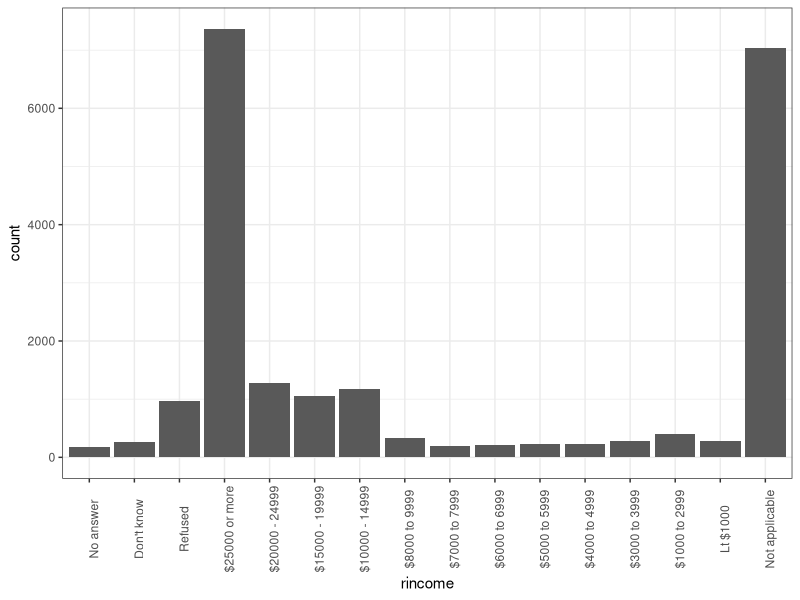
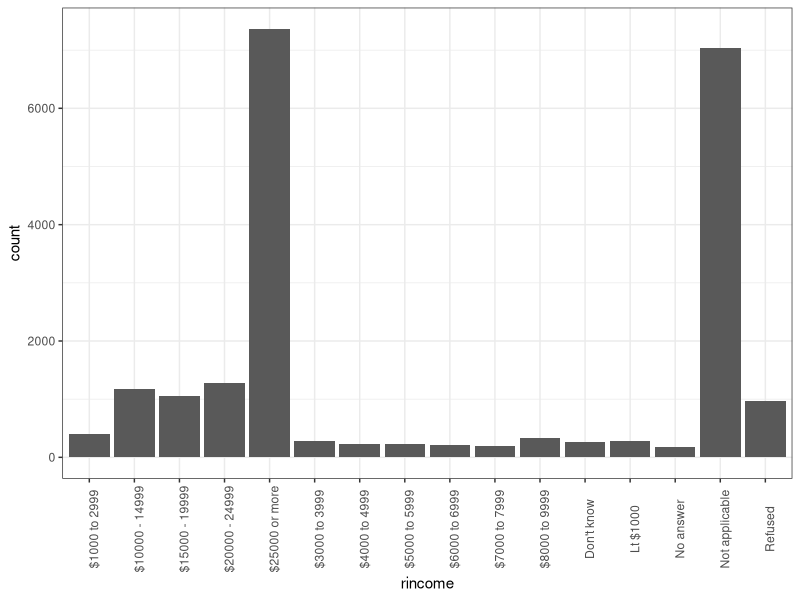
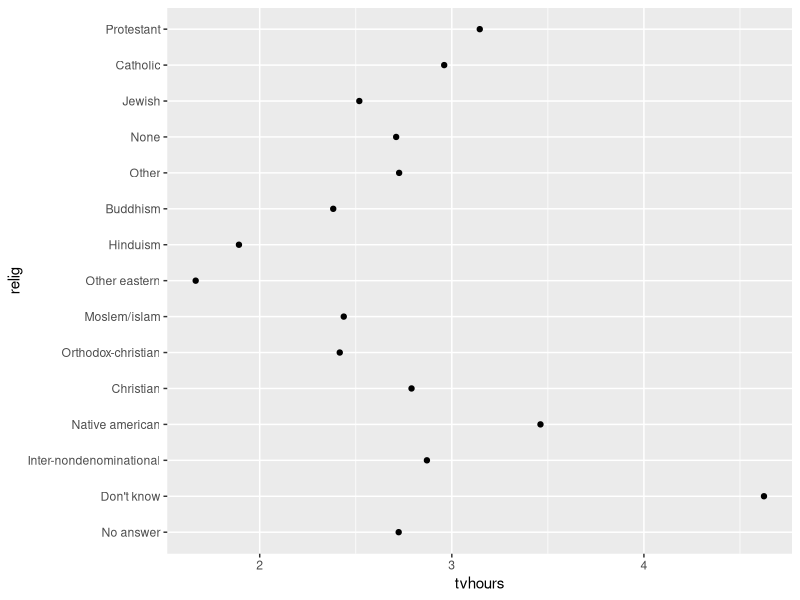
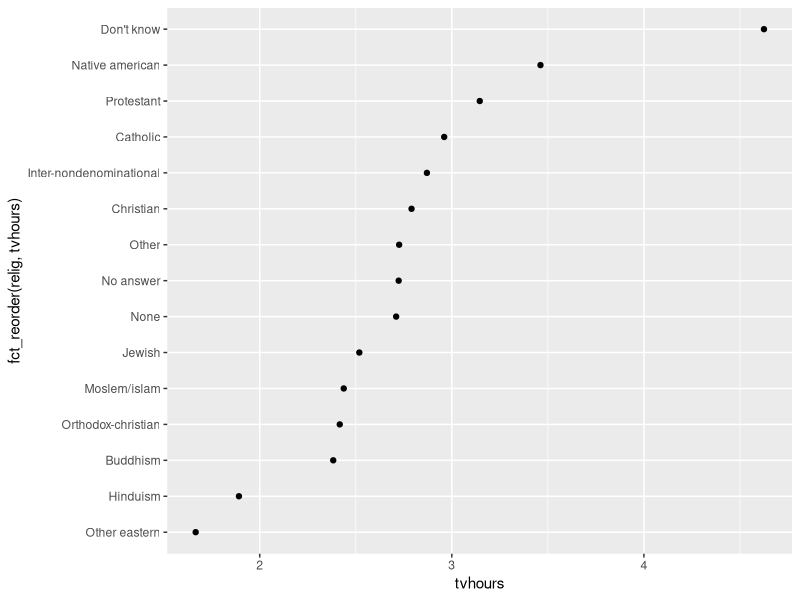

R code for these plots, in order:
## ---- chunk 1
library(tidyverse)
library(ggplot2)

glimpse(gss_cat)
levels(gss_cat$rincome) 
## ---- chunk 2
ggplot(
  data = gss_cat,
  mapping = aes(x = rincome)
) + # plus for to continue to plotting
  geom_bar() +
  theme_bw()+
  theme(axis.text.x = element_text(angle = 90))
## ---- chunk 3
gss_cat |> # Changing to "alphabetical order"
  mutate(rincome = as.character(rincome)) |> # changing a column, as.character strips away the levels
  ggplot(
  mapping = aes(x = rincome)
) +
  geom_bar() +
  theme_bw()+
  theme(axis.text.x = element_text(angle = 90))
## ---- chunk 4
relig_summary <- gss_cat |> 
  summarize(tvhours = mean(tvhours, na.rm = TRUE),
.by = relig)
## ---- chunk 5
ggplot(
  data = relig_summary,
  mapping = aes(x = tvhours, y = relig)
) + 
  geom_point() # our categorical axis ir ordered by levels

## ---- chunk 6
ggplot(
  data = relig_summary,
  mapping = aes(x = tvhours, y = fct_reorder(relig, tvhours))
) + 
  geom_point()
## ---- chunk 7
 gss_cat |> 
  count(partyid) #10 party affiliated categories
## ---- chunk 8
gss_cat |> 
  mutate(
    partyid = fct_collapse( # Let's collapse down o four: R, I, D, O (other)
      partyid,
      "R" = c("Strong republican", "Not str republican"),
      "I" = c("Ind,near rep", "Ind,near dem", "Independent"),
      "D" = c("Strong democrat", "Not str democrat"),
      "O" = c("No answer", "Don't know", "Other party")
    )
  ) |> 
  count(partyid)
